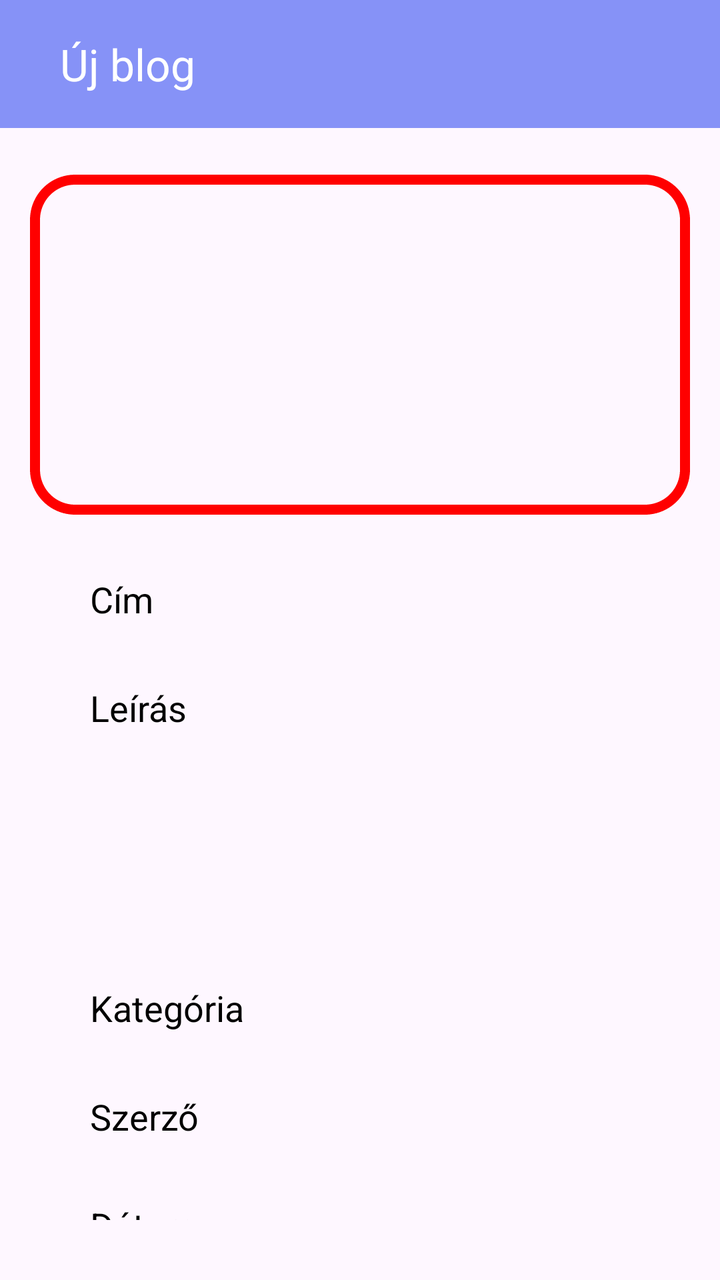
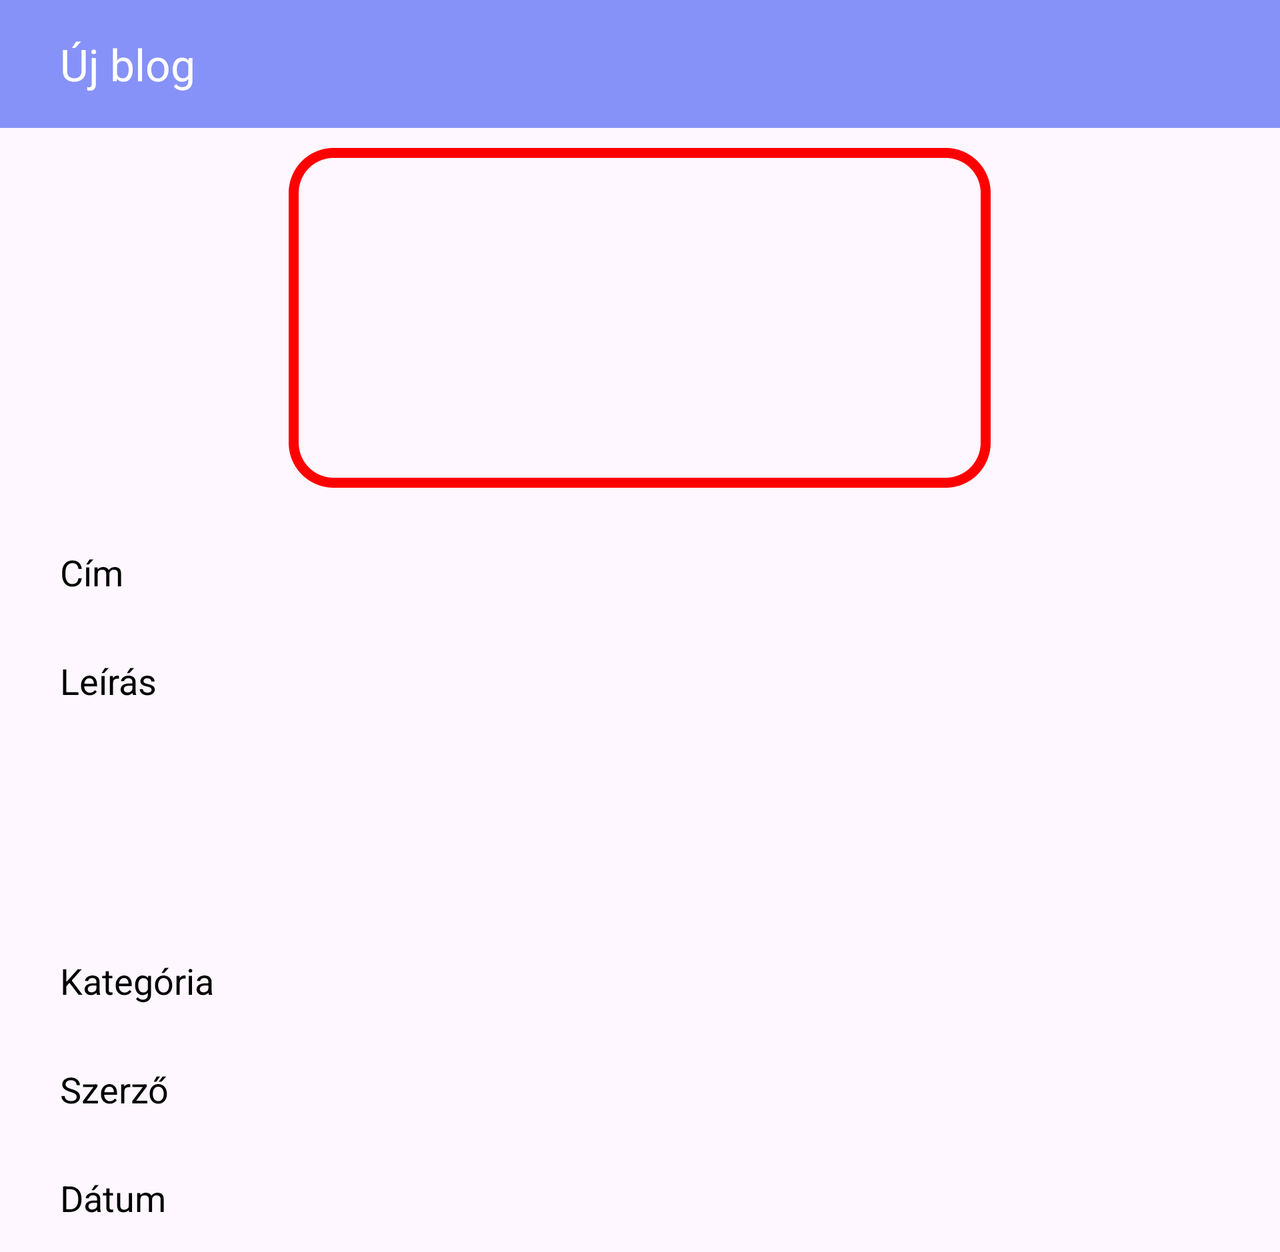

The same Android screen from two of the app's own layout files: first res/layout/ as a phone draws it, then the repository's variant for another configuration, drawn on a device whose configuration selects that folder. Both files follow.
<!-- AndroidManifest.xml: application theme Theme.F1Blog -->
<!-- res/layout/activity_view.xml -->
<?xml version="1.0" encoding="utf-8"?>
<androidx.constraintlayout.widget.ConstraintLayout xmlns:android="http://schemas.android.com/apk/res/android"
    xmlns:app="http://schemas.android.com/apk/res-auto"
    xmlns:tools="http://schemas.android.com/tools"
    android:layout_width="match_parent"
    android:layout_height="match_parent"
    tools:context=".NewBlogActivity">

    <RelativeLayout
        android:layout_width="match_parent"
        android:layout_height="match_parent">

        <androidx.appcompat.widget.Toolbar
            android:id="@+id/toolbar"
            android:layout_width="match_parent"
            android:layout_height="wrap_content"
            android:background="@color/lavender"
            android:theme="@style/ThemeOverlay.AppCompat.Dark.ActionBar"
            app:popupTheme="@style/Theme.AppCompat.Light"
            app:title="Új blog"
            app:titleMarginStart="30dp" />

        <View
            android:id="@+id/v_view"
            android:layout_width="40dp"
            android:layout_height="15dp"
            android:layout_below="@id/toolbar" />


        <LinearLayout
            android:layout_width="match_parent"
            android:layout_height="800dp"
            android:layout_below="@id/v_view"
            android:layout_marginStart="15dp"
            android:layout_marginLeft="15dp"
            android:layout_marginTop="-2dp"
            android:layout_marginEnd="15dp"
            android:layout_marginRight="15dp"
            android:layout_marginBottom="15dp"
            android:orientation="vertical">

            <RelativeLayout
                android:background="@drawable/stroke_bg"
                android:layout_width="wrap_content"
                android:layout_height="wrap_content"
                android:layout_gravity="center"
                android:layout_marginTop="10dp"
                android:layout_marginBottom="10dp">


                <ImageView
                    android:id="@+id/v_image_thumbnail"
                    android:layout_width="351dp"
                    android:layout_height="170dp"
                    android:layout_gravity="center"
                    android:scaleType="centerCrop"
                    android:src="@drawable/f1"/>










            </RelativeLayout>

            <TextView
                android:id="@+id/v_blog_title"
                android:layout_width="match_parent"
                android:layout_height="wrap_content"
                android:layout_marginTop="05dp"
                android:layout_marginLeft="15dp"
                android:layout_marginRight="15dp"
                android:textSize="18sp"
                android:text="Cím"
                android:textColor="@color/black"
                android:padding="15dp" />

            <TextView
                android:id="@+id/v_blog_description"
                android:layout_width="match_parent"
                android:layout_height="wrap_content"
                android:layout_marginLeft="15dp"
                android:layout_marginRight="15dp"
                android:textSize="18sp"
                android:text="Leírás"
                android:textColor="@color/black"
                android:minHeight="150dp"
                android:padding="15dp" />

            <TextView
                android:id="@+id/v_blog_category"
                android:layout_width="match_parent"
                android:layout_height="wrap_content"
                android:layout_marginLeft="15dp"
                android:layout_marginRight="15dp"
                android:textSize="18sp"
                android:text="Kategória"
                android:textColor="@color/black"
                android:padding="15dp" />

            <TextView
                android:id="@+id/v_blog_author"
                android:layout_width="match_parent"
                android:layout_height="wrap_content"
                android:layout_marginLeft="15dp"
                android:layout_marginRight="15dp"
                android:textSize="18sp"
                android:text="Szerző"
                android:textColor="@color/black"
                android:padding="15dp" />

            <TextView
                android:id="@+id/v_blog_date"
                android:layout_width="match_parent"
                android:layout_height="wrap_content"
                android:layout_marginLeft="15dp"
                android:layout_marginRight="15dp"
                android:textSize="18sp"
                android:text="Dátum"
                android:textColor="@color/black"
                android:padding="15dp" />













        </LinearLayout>
    </RelativeLayout>
</androidx.constraintlayout.widget.ConstraintLayout>
<!-- resources referenced by this layout -->
<resources>
  <color name="black">#FF000000</color>
  <color name="lavender">#8692f7</color>
  <!-- drawable stroke_bg (drawable) -->
  <?xml version="1.0" encoding="utf-8"?>
  <shape xmlns:android="http://schemas.android.com/apk/res/android">
      <corners android:radius="20dp"/>
      <stroke android:color="@color/red" android:dashWidth="3dp" android:dashGap="0dp" android:width="5dp"/>
  </shape>
  <!-- from res/values-v23/ -->
  <style name="Theme.F1Blog" parent="Base.Theme.F1Blog">
          
          <item name="android:navigationBarColor">@android:color/transparent</item>
          <item name="android:statusBarColor">@android:color/transparent</item>
          <item name="android:windowLightStatusBar">?attr/isLightTheme</item>
      </style>
  <color name="red">#FF0000</color>
  <style name="Base.Theme.F1Blog" parent="Theme.Material3.DayNight.NoActionBar">
          <item name="colorPrimary">@color/lavender</item>
          <item name="colorPrimaryVariant">@color/lavender</item>
          
          
      </style>
</resources>
<!-- res/layout-land/activity_view.xml (the repository's variant of the layout above) -->
<!-- drawn on the phone turned sideways -->
<?xml version="1.0" encoding="utf-8"?>
<ScrollView xmlns:android="http://schemas.android.com/apk/res/android"
    xmlns:app="http://schemas.android.com/apk/res-auto"
    xmlns:tools="http://schemas.android.com/tools"
    android:layout_width="match_parent"
    android:layout_height="match_parent"
    tools:context=".NewBlogActivity">

    <RelativeLayout
        android:layout_width="match_parent"
        android:layout_height="wrap_content">

        <androidx.appcompat.widget.Toolbar
            android:id="@+id/toolbar"
            android:layout_width="match_parent"
            android:layout_height="wrap_content"
            android:background="@color/lavender"
            android:theme="@style/ThemeOverlay.AppCompat.Dark.ActionBar"
            app:popupTheme="@style/Theme.AppCompat.Light"
            app:title="Új blog"
            app:titleMarginStart="30dp" />

        <View
            android:id="@+id/v_view"
            android:layout_width="40dp"
            android:layout_height="15dp"
            android:layout_below="@id/toolbar" />


        <LinearLayout
            android:layout_width="match_parent"
            android:layout_height="wrap_content"
            android:orientation="vertical"
            android:layout_marginTop="?attr/actionBarSize">

            <RelativeLayout
                android:background="@drawable/stroke_bg"
                android:layout_width="wrap_content"
                android:layout_height="wrap_content"
                android:layout_gravity="center"
                android:layout_marginTop="10dp"
                android:layout_marginBottom="10dp">


                <ImageView
                    android:id="@+id/v_image_thumbnail"
                    android:layout_width="351dp"
                    android:layout_height="170dp"
                    android:layout_gravity="center"
                    android:scaleType="centerCrop"
                    android:src="@drawable/f1"/>

            </RelativeLayout>

            <TextView
                android:id="@+id/v_blog_title"
                android:layout_width="match_parent"
                android:layout_height="wrap_content"
                android:layout_marginTop="05dp"
                android:layout_marginLeft="15dp"
                android:layout_marginRight="15dp"
                android:textSize="18sp"
                android:text="Cím"
                android:textColor="@color/black"
                android:padding="15dp" />

            <TextView
                android:id="@+id/v_blog_description"
                android:layout_width="match_parent"
                android:layout_height="wrap_content"
                android:layout_marginLeft="15dp"
                android:layout_marginRight="15dp"
                android:textSize="18sp"
                android:text="Leírás"
                android:textColor="@color/black"
                android:minHeight="150dp"
                android:padding="15dp" />

            <TextView
                android:id="@+id/v_blog_category"
                android:layout_width="match_parent"
                android:layout_height="wrap_content"
                android:layout_marginLeft="15dp"
                android:layout_marginRight="15dp"
                android:textSize="18sp"
                android:text="Kategória"
                android:textColor="@color/black"
                android:padding="15dp" />

            <TextView
                android:id="@+id/v_blog_author"
                android:layout_width="match_parent"
                android:layout_height="wrap_content"
                android:layout_marginLeft="15dp"
                android:layout_marginRight="15dp"
                android:textSize="18sp"
                android:text="Szerző"
                android:textColor="@color/black"
                android:padding="15dp" />

            <TextView
                android:id="@+id/v_blog_date"
                android:layout_width="match_parent"
                android:layout_height="wrap_content"
                android:layout_marginLeft="15dp"
                android:layout_marginRight="15dp"
                android:textSize="18sp"
                android:text="Dátum"
                android:textColor="@color/black"
                android:padding="15dp" />

            
            
            
            
            
            
            
            
            
            
            

        </LinearLayout>
    </RelativeLayout>
</ScrollView>
